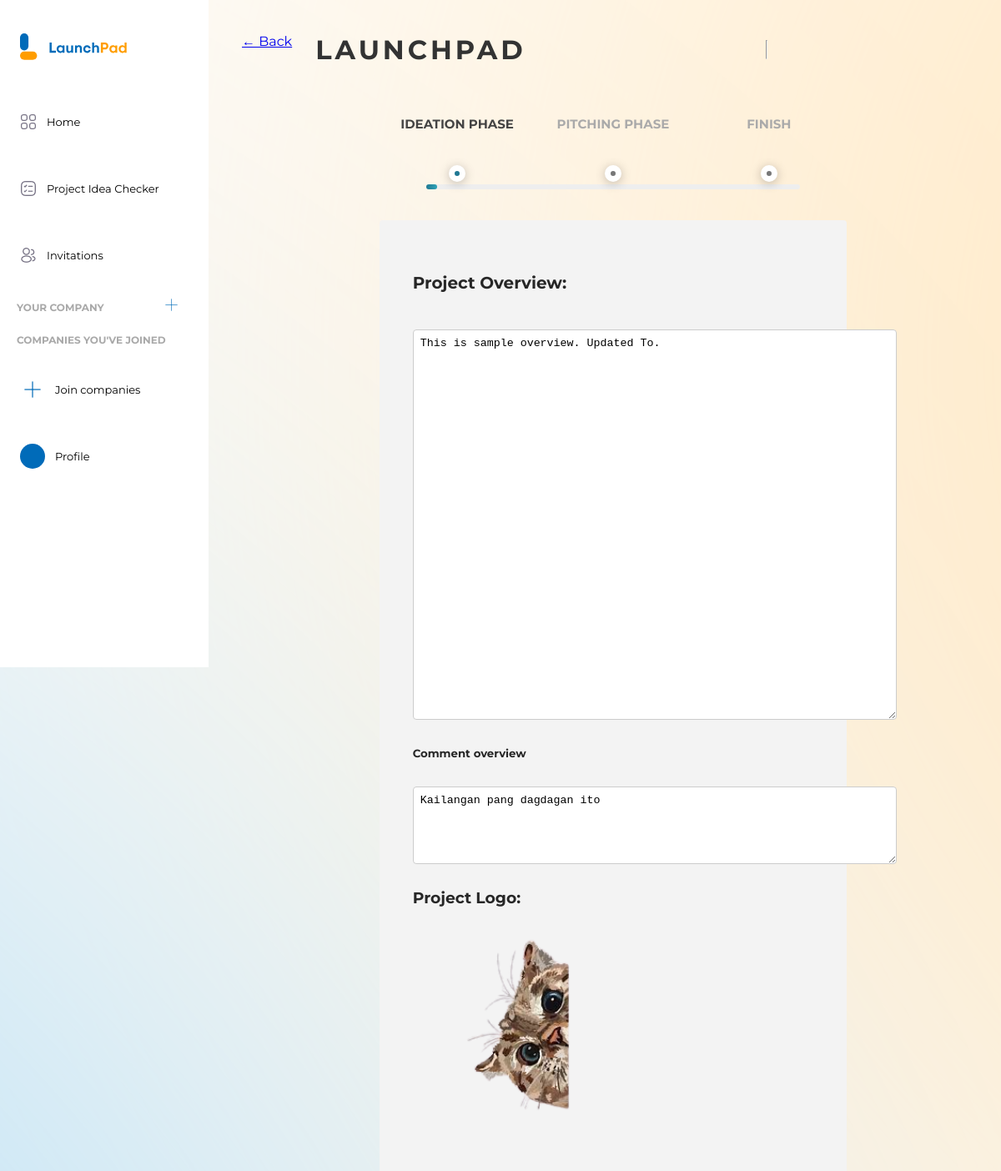
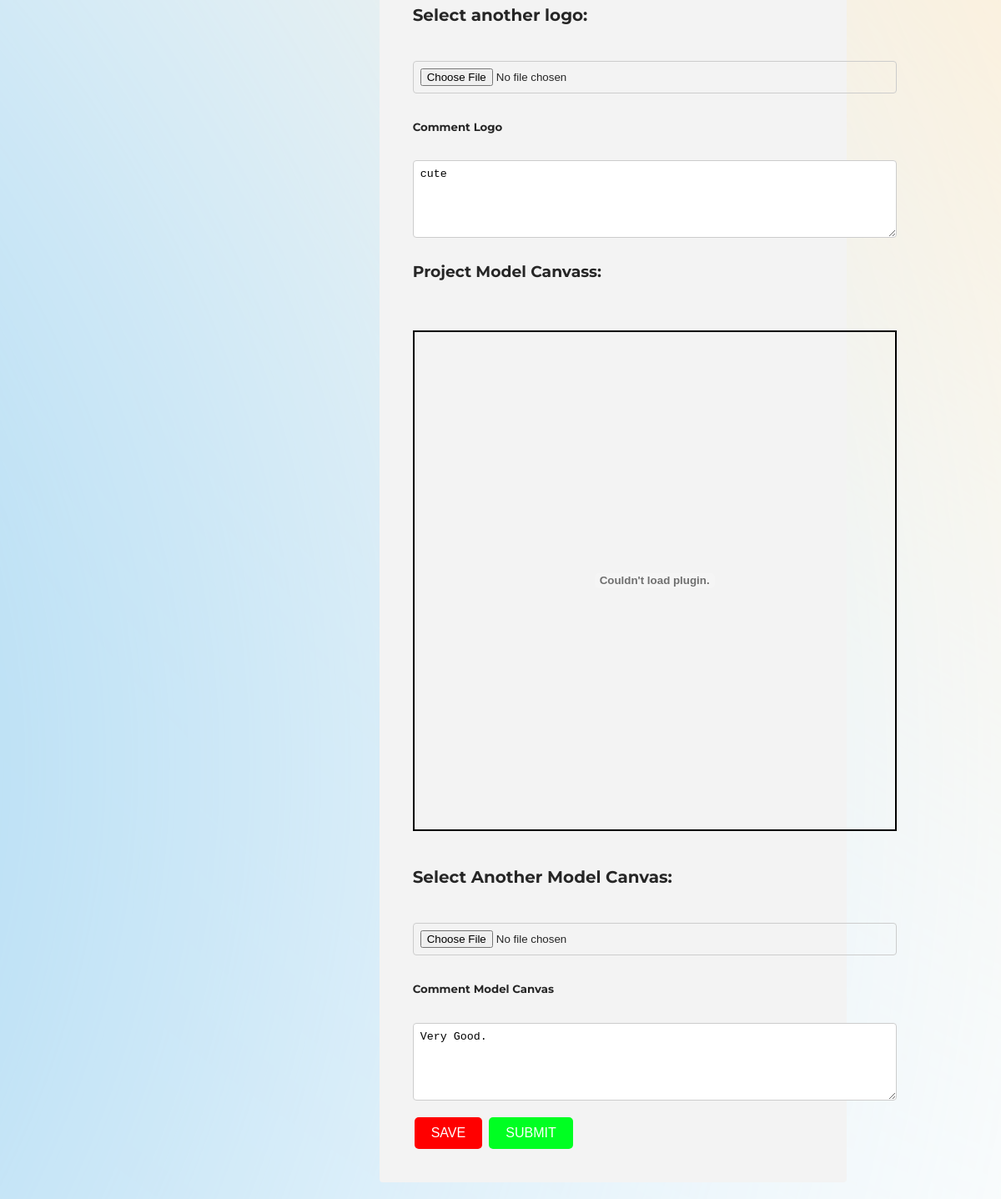
Page /project.php?project_id=29 (signed in) on the committed database (2 pictures, top to bottom).
### tables this page shows
CREATE TABLE `project` (
  `Project_ID` int(11) NOT NULL,
  `Company_ID` int(11) NOT NULL,
  `Project_title` varchar(100) NOT NULL,
  `Project_Description` text NOT NULL,
  `Project_date` datetime NOT NULL
);

CREATE TABLE `ideation_phase` (
  `IdeationID` int(11) NOT NULL,
  `Project_ID` int(11) NOT NULL,
  `Project_logo` varchar(255) NOT NULL,
  `Project_Overview` text NOT NULL,
  `Project_Modelcanvas` varchar(255) NOT NULL,
  `Submission_date` datetime NOT NULL
);

CREATE TABLE `comment_ideation` (
  `commentID` int(11) NOT NULL,
  `ideationID` int(11) NOT NULL,
  `comment_overview` text NOT NULL,
  `comment_logo` text NOT NULL,
  `comment_canvas` text NOT NULL,
  `comment_date` datetime NOT NULL
);

### project.php (the view, shortened to what this page needs)
<?php
    require "config.php";
    ?>
    <!DOCTYPE html>
    <html lang="en">
    <head>
    <link rel="stylesheet" href="https://cdnjs.cloudflare.com/ajax/libs/font-awesome/5.15.3/css/all.min.css">
        <link rel="stylesheet" href="css/navbar.css">
        <link rel="stylesheet" href="css/company.css">
    <link rel="stylesheet" href="css/timeline.css">
    </head>
    <body>
    <aside class="sidebar">
                <header class="sidebar-header">
                    <img src="\launchpad\images\logo-text.svg" class="logo-img">
                </header>
                <nav>
                    <a href="index.php">
                    <button>
                        <span>
                            <i ><img src="\launchpad\images\home-icon.png" alt="home-logo" class="logo-ic"></i>
                            <span>Home</span>
                        </span>
                    </button>
                </a>
                <a href="project-idea-checker.php">
                    <button>
                        <span>
                            <i ><img src="\launchpad\images\project-checker-icon.png" alt="home-logo" class="logo-ic"></i>
                            <span>Project Idea Checker</span>
                        </span>
                    </button>
        </a>
        <a href="invitations.php">
                    <button>
                        <span>
                            <i ><img src="\launchpad\images\invitation-icon.png" alt="home-logo" class="logo-ic"></i>
                            <span>Invitations</span>
                        </span>
                    </button>
        </a>
        <p class="divider-company">YOUR COMPANY<a href="create-company.php" style="text-decoration: none;">
                   <img src="\launchpad\images\join-company-icon.png" alt="Join Company Icon" width="15px" height="15px" style="margin-left: 70px;">
   </a></p>
                    <p class="divider-company">COMPANIES YOU'VE JOINED</p>
                    <a href="#">
                    <button>
                        <span  class="btn-join-company">
                            <i > <div class="circle-avatar">
                                <img src="\launchpad\images\join-company-icon.png" alt="">
                            </div></i>
                            <span class="join-company-text">Join companies</span>
                        </span>
                    </button>
                    </a>
    <a href="profile.php">
                    <button>
                        <span>
                        <div class="avatar2" id="initialsAvatar6"></div>
                            <span>Profile</span>
                        </span>
                    </button>
    </a>
                </nav>
            </aside>
        <div class="content">
        <?php
        if (isset($_GET['project_id'])) {
            $project_id = $_GET['project_id'];
            $selectProjectInfo = mysqli_query($conn, "SELECT * FROM project WHERE Project_ID = $project_id");
            if (mysqli_num_rows($selectProjectInfo) > 0) {
                $row = mysqli_fetch_assoc($selectProjectInfo);
                $project_name = $row['Project_title'];
            }
            ?>
            <a href="company_view.php?Company_id=<?php echo $_SESSION['copid']; ?>">&larr; Back</a>
            <h1 style="margin: 8px;"><?php echo $project_name ?></h1><hr>
        <div class="process-wrapper">
            <div id="progress-bar-container">
                <ul>
                    <li class="step step01 active"><div class="step-inner">Ideation Phase</div></li>
                    <li class="step step02"><div class="step-inner">Pitching Phase</div></li>
                    <li class="step step03"><div class="step-inner">Finish</div></li>
                </ul>
                <div id="line">
                    <div id="line-progress"></div>
                </div>
            </div>
            <?php
                $select_ideation_id = mysqli_query($conn, "SELECT ideation_phase.IdeationID FROM ideation_phase INNER JOIN project ON ideation_phase.Project_ID=project.Project_ID WHERE project.Project_ID=$project_id");
                if (mysqli_num_rows($select_ideation_id) > 0) {
                    $row = mysqli_fetch_assoc($select_ideation_id);
                    $ideationID = $row['IdeationID'];
                    $select_comment = mysqli_query($conn, "SELECT comment_ideation.comment_overview, comment_ideation.comment_logo, comment_ideation.comment_canvas FROM comment_ideation inner JOIN ideation_phase ON comment_ideation.ideationID=ideation_phase.IdeationID WHERE ideation_phase.IdeationID=$ideationID;");
                    if (mysqli_num_rows($select_comment) > 0) {
                        $row = mysqli_fetch_assoc($select_comment);
                        $comment_overview = $row['comment_overview'];
                        $comment_logo = $row['comment_logo'];
                        $comment_canvas = $row['comment_canvas'];
                }else {
                    $comment_overview = '';
                $comment_logo='';
                $comment_canvas='';
                }
            }
            ?>
            <div id="progress-content-section">
                <div class="section-content ideation active">
                    <form action="" method="post" enctype="multipart/form-data">
                        <?php
                            $select_ideation_phase = mysqli_query($conn, "SELECT ideation_phase.Project_Overview, ideation_phase.Project_logo, ideation_phase.Project_Modelcanvas FROM ideation_phase INNER JOIN project ON ideation_phase.Project_ID=project.Project_ID WHERE project.Project_ID=$project_id;");
                            if (mysqli_num_rows($select_ideation_phase) > 0) {
                                $row = mysqli_fetch_assoc($select_ideation_phase);
                                $overview = $row['Project_Overview'];
                                ?>
                                <label for="project_overview"><h5>Project Overview: </h5></label>
                                <textarea name="project_overview" cols="100" rows="30"><?php echo $overview ?></textarea>
                                <h5>Comment overview</h5>
                                <textarea cols="100" rows="5" readonly><?php echo $comment_overview ?></textarea>
                                <?php
                            }else {
                                ?>
                                <label for="project_overview"><h5>Project Overview: </h5></label>
                                <textarea name="project_overview" cols="100" rows="30" required></textarea>
                                <?php
                            }
                        ?>
                        <?php
                            $select_ideation_phase = mysqli_query($conn, "SELECT ideation_phase.Project_Overview, ideation_phase.Project_logo, ideation_phase.Project_Modelcanvas FROM ideation_phase INNER JOIN project ON ideation_phase.Project_ID=project.Project_ID WHERE project.Project_ID=$project_id;");
                            if (mysqli_num_rows($select_ideation_phase) > 0) {
                                $row = mysqli_fetch_assoc($select_ideation_phase);
                                $logo_ideation = $row['Project_logo'];
                                ?>
                                <h3>Project Logo:</h3>
                                <div class="img-container">
                                    <img src="<?php echo $logo_ideation; ?>" alt="Logo_img">
                                </div>
                                <label for="project_logo"><h5>Select another logo:</h5></label>
                                <input type="file" name="project_logo">
                                <h5>Comment Logo</h5>
                                <textarea cols="100" rows="5" readonly><?php echo $comment_logo ?></textarea>
                                <?php
                            }else {
                                ?>
                                <label for="project_logo"><h5>Project Logo:</h5></label>
                                <input type="file" name="project_logo" required>
                                <?php
                            }
                        ?>
                        <?php
                            $select_ideation_phase = mysqli_query($conn, "SELECT ideation_phase.Project_Overview, ideation_phase.Project_logo, ideation_phase.Project_Modelcanvas FROM ideation_phase INNER JOIN project ON ideation_phase.Project_ID=project.Project_ID WHERE project.Project_ID=$project_id;");
                            if (mysqli_num_rows($select_ideation_phase) > 0) {
                                $row = mysqli_fetch_assoc($select_ideation_phase);
                                $model_canvas_ideation = $row['Project_Modelcanvas'];
                                ?>
                                <h3>Project Model Canvass:</h3>
                                <embed type="application/pdf" src="<?php echo $model_canvas_ideation; ?>" width="580" height="600">
                                <label for="model_canvas"><h5>Select Another Model Canvas: </h5></label>
                                <input type="file" name="model_canvas">
                                <h5>Comment Model Canvas</h5>
                                <textarea cols="100" rows="5" readonly><?php echo $comment_canvas ?></textarea>
                                <?php
                            }else {
                                ?>
                                <label for="model_canvas"><h5>Startup Model Canvas: </h5></label>
                                <input type="file" name="model_canvas" required>
                                <?php
                            }
                        ?>
                        <div>
                            <button class="saveBtn" name="btnSave">SAVE</button>
                            <button class="submitBtn" name="submitBtn">SUBMIT</button>
                        </div>
                    </form>
                </div>
            </div>
        </div>
        <?php
        }else {
            echo "<script>alert('Project ID did not set.')</script>";
        }
        ?>
        </div>
</body>
</html>

### css/navbar.css (style rules this page uses)
* { box-sizing: border-box; }
:root { --pblue-color: #006BB9; --pyellow-color: #FF9D00; --bhov-color: #093a5d; }
html, body { height: 100%; margin: 0; }
body { margin: 0; background: url("/launchpad/images/background-light.svg"); background-attachment: fixed; background-position: center; background-repeat: no-repeat; background-size: cover; color: #262626; font-family: 'Montserrat', sans-serif; }
.sidebar { position: fixed; top: 0; left: 0; width: 250px; height: 100vh; padding: 40px 10px 30px 10px; background: #fff; overflow-y: auto; }
.content { margin-top: 20px; margin-left: 270px; padding: 20px; }
.sidebar-header { width: 100%; margin-bottom: 30px; }
.logo-img { margin-left: 14px; height: 32px; }
.sidebar button { height: 60px; width: 230px; background: transparent; border: 0; padding: 0; font-family: inherit; cursor: pointer; }
.divider-company { font-size: 12px; font-weight: 700; color: #7373739c; margin-left: 10px; }
.sidebar button > span { display: flex; align-items: center; gap: 12px; height: 48px; padding: 0 12px; border-radius: 24px; line-height: 1; }
.sidebar button > span > span { transition: 0.3s; }
.sidebar button i { position: relative; font-size: 28px; transition: 0.2s; }
.sidebar button img { width: 20px; height: 20px; transition: 0.2s; }
.sidebar button span { font-size: 13px; }
.sidebar > nav { flex: 1 1 auto; display: flex; flex-direction: column }
.avatar2 { width: 30px; height: 30px; background-color: #006BB9; color: #fff; font-size: 12px; line-height: 30px; border-radius: 50%; }
.circle-avatar { width: 30px; height: 30px; border-radius: 50%; overflow: hidden; display: flex; align-items: center; justify-content: center; }
.circle-avatar > img { display: inline-block; vertical-align: middle; }

### css/company.css (style rules this page uses)
:root { --pblue-color: #006BB9; --pyellow-color: #FF9D00; --bhov-color: #093a5d; }
.content { margin-top: 20px; margin-left: 270px; padding: 20px; display: flex; flex-wrap: wrap; gap: 20px; }

### css/timeline.css (style rules this page uses)
body { margin: 0; }
h1 { color: #333; font-weight: 700; margin-top: 125px; text-align: center; text-transform: uppercase; letter-spacing: 4px; line-height: 23px; }
.process-wrapper { margin: auto; max-width: 1080px; }
#progress-bar-container { position: relative; width: 90%; margin: auto; height: 100px; margin-top: 65px; }
#progress-bar-container ul { padding: 0; margin: 0; padding-top: 15px; z-index: 9999; position: absolute; width: 100%; margin-top: -40px; }
#progress-bar-container li { list-style: none; float: left; width: 33.33%; text-align: center; color: #aaa; text-transform: uppercase; font-size: 11px; cursor: pointer; font-weight: 700; transition: all ease 0.2s; vertical-align: bottom; height: 60px; position: relative; }
#progress-bar-container li.active:before, #progress-bar-container li:hover:before { border: solid 2px #fff; background: linear-gradient(to right, #E91E63 0%, #fff 100%); }
#progress-bar-container li.active, #progress-bar-container li:hover { color: #444; }
#progress-bar-container li:after { content: " "; display: block; width: 6px; height: 6px; background: #777; margin: auto; border: solid 7px #fff; border-radius: 50%; margin-top: 40px; box-shadow: 0 2px 13px -1px rgba(0, 0, 0, 0.3); transition: all ease 0.2s; }
#progress-bar-container li.active:after { background: #207893; }
#progress-bar-container #line { width: 80%; margin: auto; background: #eee; height: 6px; position: absolute; left: 10%; top: 57px; z-index: 1; border-radius: 50px; transition: all ease 0.9s; }
#progress-bar-container #line-progress { content: " "; width: 3%; height: 100%; background: #207893; background: linear-gradient(to right, #207893 0%, #2ea3b7 100%); position: absolute; z-index: 2; border-radius: 50px; transition: all ease 0.9s; }
#progress-content-section { width: 90%; margin: auto; background: #f3f3f3; border-radius: 4px; }
#progress-content-section .section-content { padding: 30px 40px; text-align: center; }
#progress-content-section .section-content { display: none; animation: FadeInUp 700ms ease 1; animation-fill-mode: forwards; transform: translateY(15px); opacity: 0; }
#progress-content-section .section-content.active { display: block; }
button { background-color: #007bff; border: none; padding: 10px 20px; text-align: center; text-decoration: none; display: inline-block; font-size: 16px; margin: 10px 2px; cursor: pointer; border-radius: 5px; }

### rows in the picture
project: Project_title "LAUNCHPAD"
ideation_phase: project_overview "This is sample overview. Updated To.", Project_logo (picture)
comment_ideation: comment_overview "Kailangan pang dagdagan ito", comment_logo "cute", comment_canvas "Very Good."
